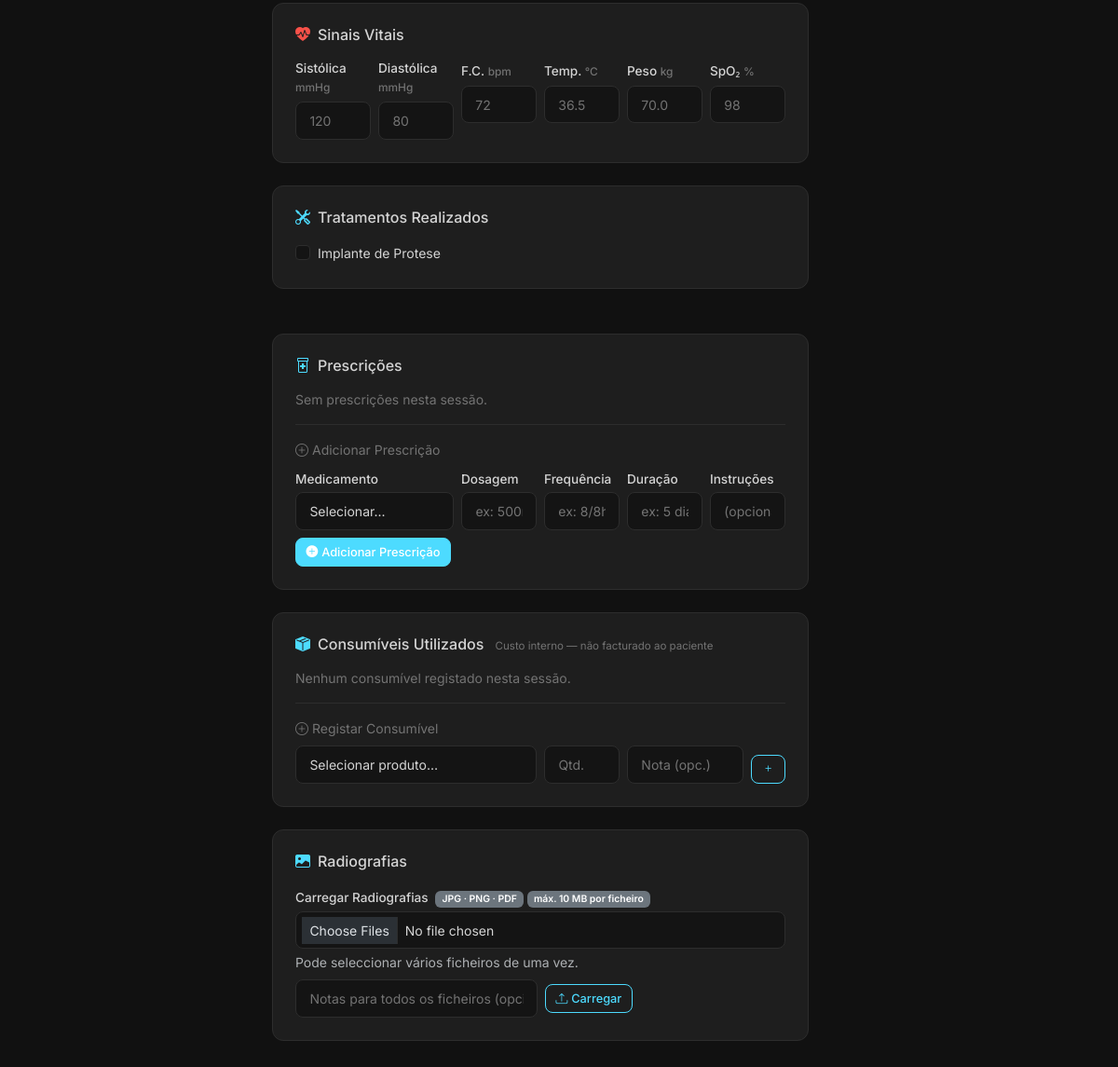
Page /sessions/1/edit (signed in, lower part) on the earlier database version.
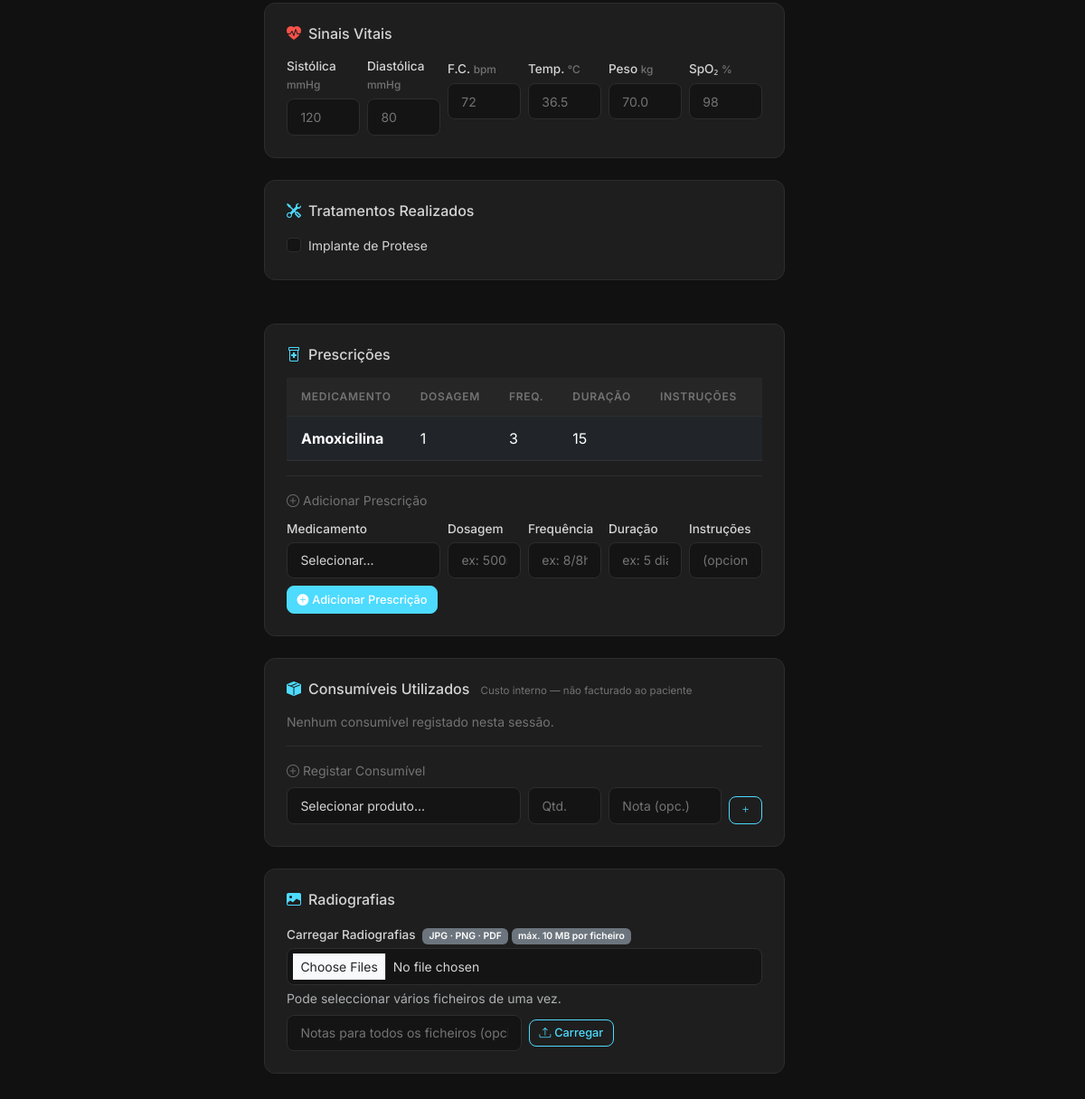
Same page on the later database version.
### app/models.py (models this page shows, shortened)
class Treatment(db.Model):
    __tablename__ = 'treatments'
    id = db.Column(db.Integer, primary_key=True)
    name_pt = db.Column(db.String(200), nullable=False)
    name_en = db.Column(db.String(200), nullable=False)
    name_es = db.Column(db.String(200), nullable=False)
    description_pt = db.Column(db.Text, nullable=True)
    description_en = db.Column(db.Text, nullable=True)
    description_es = db.Column(db.Text, nullable=True)
    price = db.Column(db.Numeric(10, 2), nullable=True)
    duration_minutes = db.Column(db.Integer, nullable=True)
    category = db.Column(db.String(100), nullable=True)
    is_active = db.Column(db.Boolean, default=True)
    created_by_id = db.Column(db.Integer, db.ForeignKey('users.id'), nullable=True)
    created_at = db.Column(db.DateTime, default=lambda: datetime.now(timezone.utc))
    updated_at = db.Column(db.DateTime, default=lambda: datetime.now(timezone.utc),
                           onupdate=lambda: datetime.now(timezone.utc))
    created_by = db.relationship('User', backref='created_treatments')

class Prescription(db.Model):
    __tablename__ = 'prescriptions'
    id = db.Column(db.Integer, primary_key=True)
    session_id = db.Column(db.Integer, db.ForeignKey('clinical_sessions.id'), nullable=False)
    medicine_id = db.Column(db.Integer, db.ForeignKey('medicines.id'), nullable=False)
    dosage = db.Column(db.String(100), nullable=True)
    frequency = db.Column(db.String(100), nullable=True)
    duration = db.Column(db.String(100), nullable=True)
    instructions = db.Column(db.Text, nullable=True)
    created_at = db.Column(db.DateTime, default=lambda: datetime.now(timezone.utc))
    medicine = db.relationship('Medicine', backref='prescriptions')

class Medicine(db.Model):
    __tablename__ = 'medicines'
    id = db.Column(db.Integer, primary_key=True)
    name_pt = db.Column(db.String(200), nullable=False)
    name_en = db.Column(db.String(200), nullable=False)
    name_es = db.Column(db.String(200), nullable=False)
    active_ingredient = db.Column(db.String(200), nullable=True)
    dosage_form = db.Column(db.String(100), nullable=True)
    strength = db.Column(db.String(50), nullable=True)
    instructions_pt = db.Column(db.Text, nullable=True)
    instructions_en = db.Column(db.Text, nullable=True)
    instructions_es = db.Column(db.Text, nullable=True)
    contraindications_pt = db.Column(db.Text, nullable=True)
    contraindications_en = db.Column(db.Text, nullable=True)
    contraindications_es = db.Column(db.Text, nullable=True)
    is_active = db.Column(db.Boolean, default=True)
    created_by_id = db.Column(db.Integer, db.ForeignKey('users.id'), nullable=True)
    created_at = db.Column(db.DateTime, default=lambda: datetime.now(timezone.utc))
    updated_at = db.Column(db.DateTime, default=lambda: datetime.now(timezone.utc),
                           onupdate=lambda: datetime.now(timezone.utc))
    created_by = db.relationship('User', backref='created_medicines')

### app/sessions/routes.py (the view, shortened to what this page needs)
@sessions_bp.route('/<int:session_id>/edit', methods=['GET', 'POST'])
@login_required
def edit(session_id):
    sess = ClinicalSession.query.get_or_404(session_id)
    _check_access(sess)
    if sess.status == SessionStatus.CLOSED:
        flash(_('Esta sessão está fechada e não pode ser editada.'), 'warning')
        return redirect(url_for('sessions.detail', session_id=sess.id))
    if not _can_edit_session(sess):
        abort(403)
    form = SessionForm(obj=sess)
    form.treatments.choices = [
        (t.id, t.name_pt) for t in Treatment.query.filter_by(is_active=True).order_by(Treatment.name_pt)
    ]
    form.status.choices = [('in_progress', _('Em Progresso')), ('closed', _('Fechar Sessão')), ('cancelled', _('Cancelar'))]
    all_medicines = Medicine.query.filter_by(is_active=True).order_by(Medicine.name_pt).all()
    presc_form = PrescriptionForm()
    presc_form.medicine_id.choices = [(0, _('Selecionar...'))] + [(m.id, m.name_pt) for m in all_medicines]
    xray_form = XRayUploadForm()
    if request.method == 'GET':
        form.treatments.data = [st.treatment_id for st in sess.session_treatments]
        if sess.odontogram_data:
            form.odontogram_data.data = json.dumps(sess.odontogram_data)
    prescriptions = sess.prescriptions.all()
    xrays = sess.xrays.all()
    consumables = sess.session_consumables.all()
    stock_products = StockProduct.query.filter_by(is_active=True).order_by(
        StockProduct.category, StockProduct.name_pt).all()
    return render_template('sessions/edit.html', sess=sess, form=form,
                           presc_form=presc_form, xray_form=xray_form,
                           prescriptions=prescriptions, xrays=xrays,
                           consumables=consumables, stock_products=stock_products,
                           all_medicines=all_medicines)

### app/sessions/forms.py
class PrescriptionForm(FlaskForm):
    medicine_id = SelectField('Medicamento', coerce=int, validators=[Optional()])
    dosage = StringField('Dosagem', validators=[Optional(), Length(max=100)])
    frequency = StringField('Frequência', validators=[Optional(), Length(max=100)])
    duration = StringField('Duração', validators=[Optional(), Length(max=100)])
    instructions = TextAreaField('Instruções', validators=[Optional()])
    submit = SubmitField('Adicionar Prescrição')

### app/__init__.py (called while the page is built)
def get_locale():
    lang = session.get('lang')
    if lang in ['pt', 'en', 'es']:
        return lang
    return 'pt'

### app/models.py (called while the page is built)
    def role_display(self):
        role_map = {
            Role.SUPERADMIN: 'Superadmin',
            Role.CLINICAL_DIRECTOR: 'Diretor Clínico',
            Role.DENTIST: 'Dentista',
            Role.PATIENT: 'Paciente',
            Role.RECEPTION: 'Recepção',
        }
        return role_map.get(self.role, self.role)

    @classmethod
    def all_as_dict(cls):
        stored = {s.key: s.value for s in cls.query.all()}
        result = dict(cls._DEFAULTS)
        result.update(stored)
        return result

### app/templates/sessions/edit.html (shortened to what the changed rows need)
{% extends 'base.html' %}
{% block content %}
<form method="POST" id="sessionForm">
  <div class="row g-4">
    <div class="col-lg-8">
      <div class="dc-card p-4 mb-4">
        <div class="row g-2">
          {% for val, label in form.treatments.choices %}
          <div class="col-12 col-md-6">
            <div class="form-check">
              <input class="form-check-input" type="checkbox" name="treatments" value="{{ val }}" id="t{{ val }}"
                     {% if val in form.treatments.data %}checked{% endif %}>
              <label class="form-check-label small" for="t{{ val }}">{{ label }}</label>
            </div>
          </div>
          {% else %}
          <div class="col-12"><small class="text-muted">{{ _('Nenhum tratamento no catálogo.') }}</small></div>
          {% endfor %}
        </div>
      </div>
    </div>
  </div>
</form>
<div class="row g-4 mt-0">
  <div class="col-lg-8">
    <div class="dc-card p-4 mb-4">
      <h6 class="mb-3" style="color:var(--dc-text)"><i class="bi bi-prescription2 me-2" style="color:var(--dc-primary)"></i>{{ _('Prescrições') }}</h6>
      {% if prescriptions %}
      <div class="table-responsive mb-3">
        <table class="table table-sm mb-0" style="color:var(--dc-text)">
          <thead><tr style="color:var(--dc-text-muted);font-size:.75rem">
            <th>{{ _('Medicamento') }}</th><th>{{ _('Dosagem') }}</th><th>{{ _('Freq.') }}</th><th>{{ _('Duração') }}</th><th>{{ _('Instruções') }}</th><th></th>
          </tr></thead>
          <tbody>
            {% for p in prescriptions %}
            <tr>
              <td><strong>{{ p.medicine.name_pt if p.medicine else '—' }}</strong></td>
              <td>{{ p.dosage or '—' }}</td>
              <td>{{ p.frequency or '—' }}</td>
              <td>{{ p.duration or '—' }}</td>
              <td style="font-size:.8rem">{{ p.instructions or '' }}</td>
              <td>
              </td>
            </tr>
            {% endfor %}
          </tbody>
        </table>
      </div>
      {% else %}
      <p class="small mb-3" style="color:var(--dc-text-muted)">{{ _('Sem prescrições nesta sessão.') }}</p>
      {% endif %}
      <div class="border-top pt-3" style="border-color:var(--dc-border)!important">
        <p class="small mb-2" style="color:var(--dc-text-muted)"><i class="bi bi-plus-circle me-1"></i>{{ _('Adicionar Prescrição') }}</p>
        <form method="POST" action="{{ url_for('sessions.add_prescription', session_id=sess.id) }}">
        </form>
      </div>
    </div>
  </div>
</div>
{% endblock %}

Differences in the rows shown:
added Prescription: medicine "Amoxicilina", dosage "1", frequency "3", duration "15"
Other differences:
text no longer shown: "Sem prescrições nesta sessão."
text now shown: "MEDICAMENTO DOSAGEM FREQ. DURAÇÃO INSTRUÇÕES"
